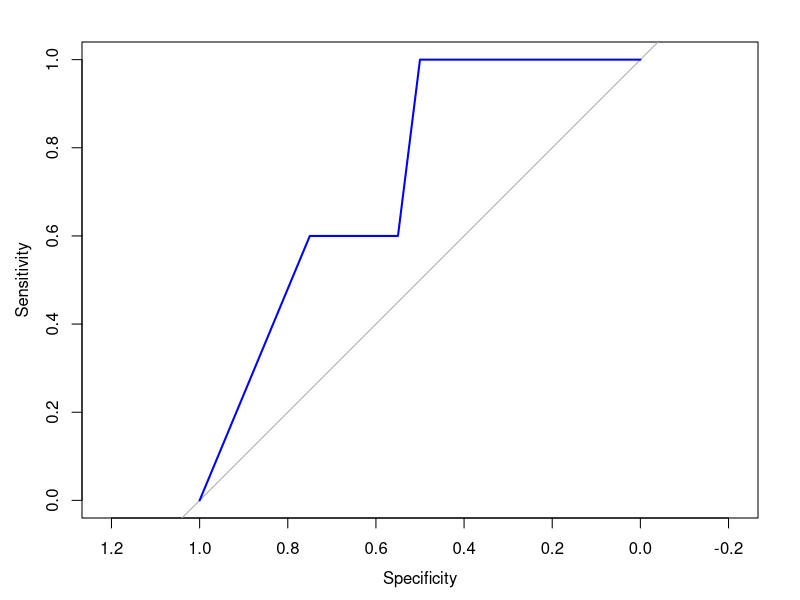
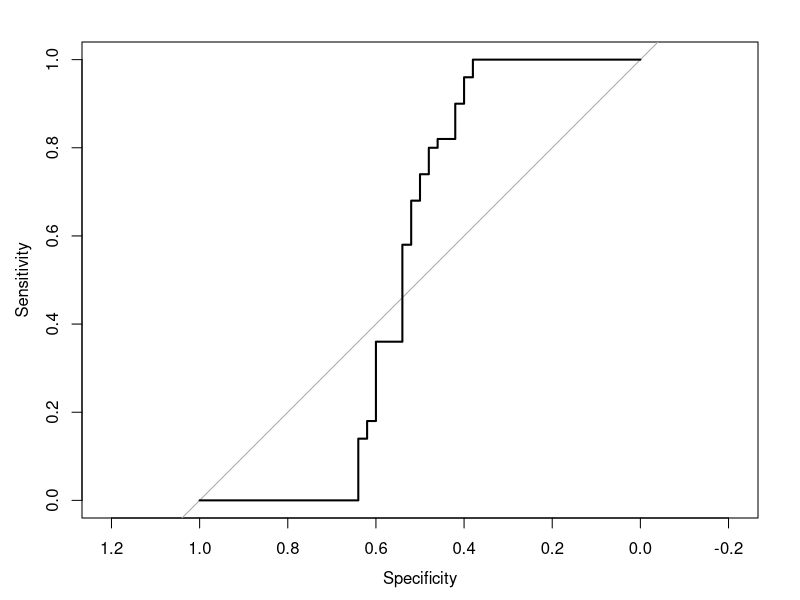
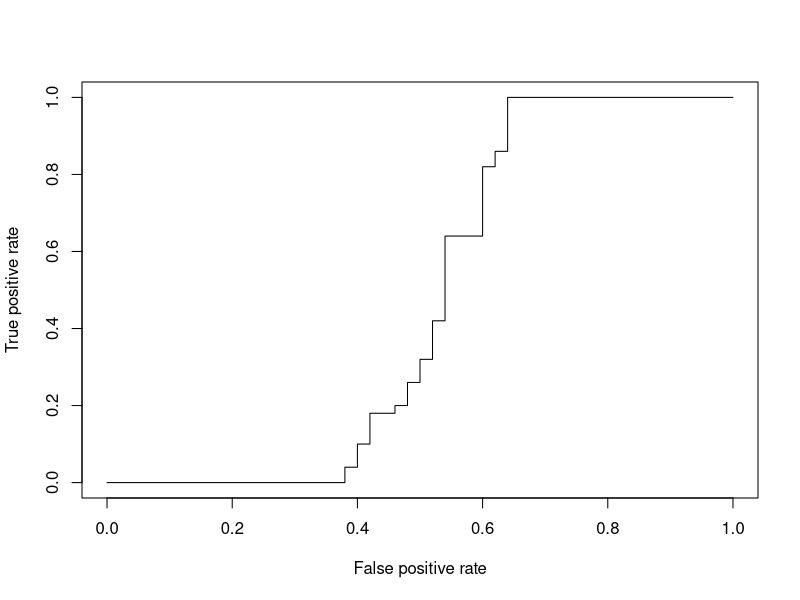
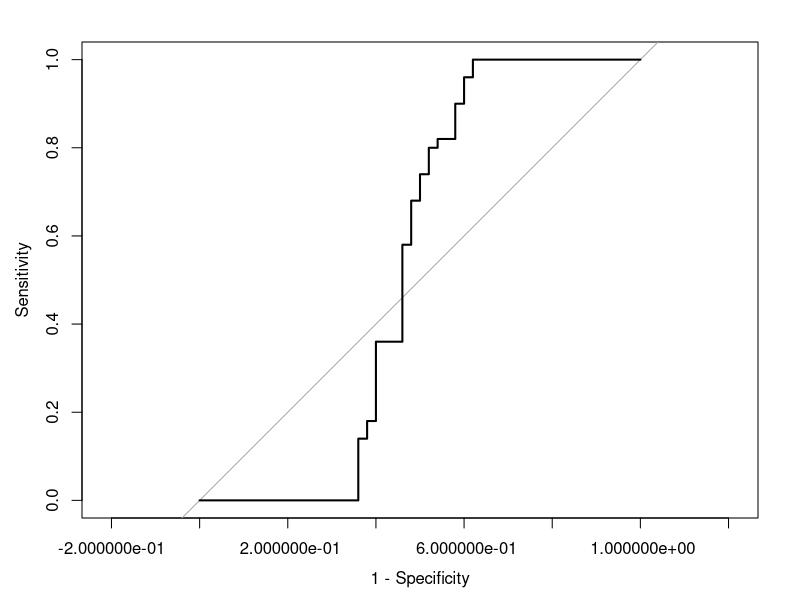

The R source for these figures, in order:

# borrowed with much flattery from http://myrcodes.blogspot.com/2013/12/area-under-curve-auc-proc-package.html
#
#

library(rpart)
library(pROC)

Dat <- kyphosis
str(Dat)
a <- rep(0, nrow(Dat))
a[which(Dat$Kyphosis == "present")] <- 1
Dat$Present <- a
a <- sample(c(1:nrow(Dat)), size = nrow(Dat) * 0.7, replace = FALSE)
Train <- Dat[a, ]  
Test <- Dat[-a, ]  
RP1 <- rpart(Present ~ Age + Number + Start, Train, control = rpart.control(minsplit = 15, cp = 1e-04))  
Pred1 <- predict(RP1, Test[, c("Age", "Number", "Start")])
Test$Prediction1 <- Pred1
ROC1 <- roc(Test$Present, Test$Prediction1)
plot(ROC1, col = "blue")

###############


#library(pROC)
library(ROCR)

set.seed(6)
obs<-rep(0:1, each=50)
obs
pred<-c(runif(50,min=0,max=0.8),runif(50,min=0.3,max=0.6))
pred
plot(roc(obs,pred))

ROCRpred<-prediction(pred,obs)
plot(performance(ROCRpred,'tpr','fpr'))

plot(roc(obs,pred, auc = TRUE), legacy.axes = TRUE)
